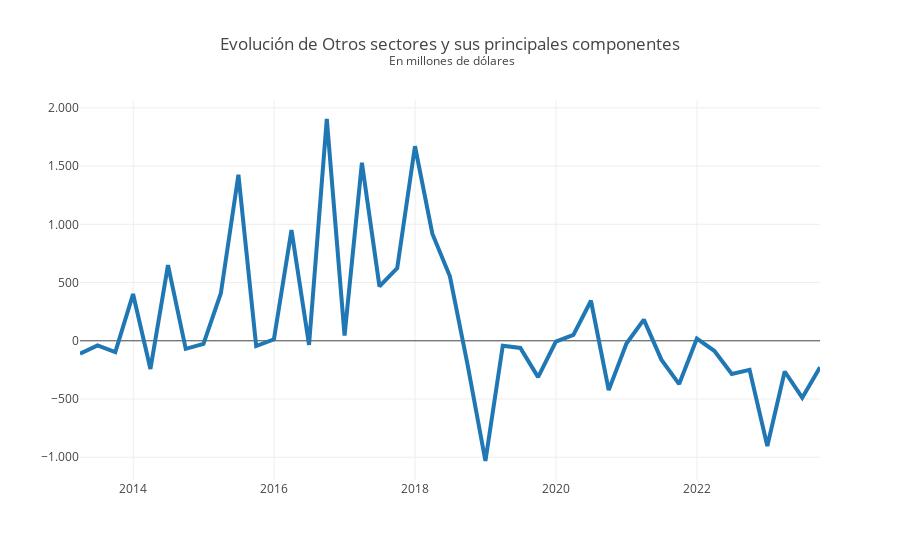

Write notebook code for a chart like this one.
### Code cell
plot_segun_codigo(df,
                  dict_bdpcode_description,
                  "3.2.ENP.2.4", 
                  desagregacion = False, 
                  anio_desde=2013
                  )
